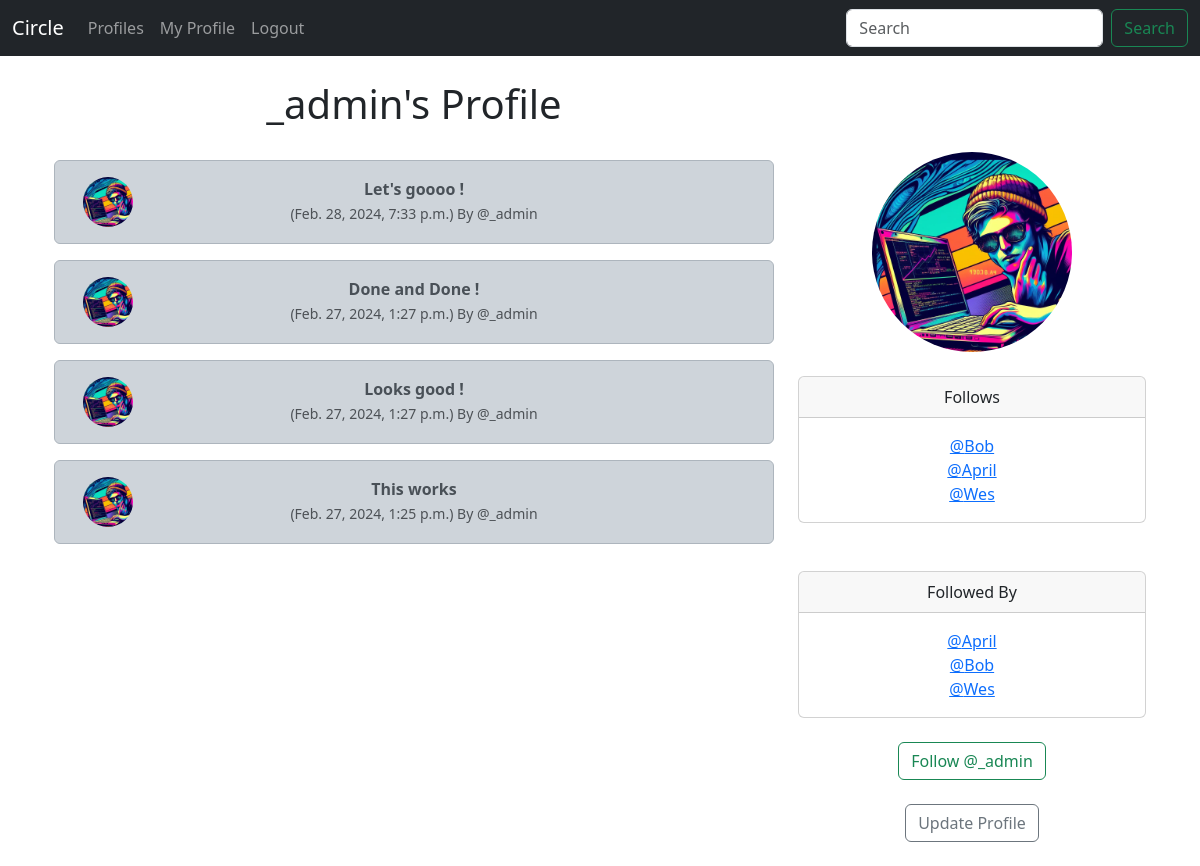
Screenshot of /profile/1 (signed in) with the database file from the repository.
### circle/models.py (models this page shows, shortened)
class Profile(models.Model):
    user = models.OneToOneField( User, on_delete=models.CASCADE)
    follows = models.ManyToManyField("self",
        related_name="followed_by",
        symmetrical=False,
        blank=True)
    date_modified = models.DateTimeField(User, auto_now=True)
    profile_image = models.ImageField(null=True,blank=True, upload_to="images/")
    def __str__(self):
        return self.user.username

class Noise(models.Model):
    user = models.ForeignKey(
        User, related_name = "noises",
        on_delete = models.DO_NOTHING
    )
    body = models.CharField(max_length=200)
    created_at = models.DateTimeField(auto_now_add=True)
    likes = models.ManyToManyField(User, related_name="noise_like", blank=True)

### circle/views.py (the view, shortened to what this page needs)
# urls.py: path('profile/<int:pk>', views.profile, name='profile' ),
def profile(request,pk):
    if request.user.is_authenticated:
        profile = Profile.objects.get(user_id=pk)
        noises = Noise.objects.filter(user_id=pk).order_by("-created_at")
        return render(request, "profile.html", {"profile":profile, "noises":noises})
    else:
        messages.success(request, ("You must be logged in to View Page..."))
        return redirect('home')

### circle/templates/profile.html (shortened to what this page needs)
{% extends 'base.html' %}
{% load static %}
{% block content %}
{% if profile %}
<div class="container text-center">
    <div class="row">
        <div class="col-8">
            <h1>{{ profile.user.username }}'s Profile</h1>
            <br/>
          {% if noises %}
            {% for noise in noises %}
              <div class="alert alert-dark" role="alert">
              <div class="container">
                <div class="row">
                  <div class="col-1">
                    {%  if profile.profile_image  %}
                     <img src="{{ profile.profile_image.url}}" width=50 height=50 class="rounded-circle" alt="{{ profile.user.username}}">
                    {% else %}
                    <img src="{% static 'images/default_profile_pic.png' %}" width=50 height=50 class="rounded-circle" alt="{{ profile.user.username}}">
                    {% endif %}
                  </div>
                  <div class="col-10">
                <strong>{{ noise.body }}</strong><br/>
                <small class="text-muted">
                  ({{ noise.created_at}}) By @{{ noise.user.username}}
                </small>
              </div>
              <br/>
              </div>
            </div>
          </div>
           {% endfor %}
          {% endif %}
              </div>
<div class="col-4">
  <br/><br/><br/>
  {% if profile.profile_image %}
    <img src="{{ profile.profile_image.url }}" class="rounded-circle" alt="Profile Image" style="width: 200px; height: 200px; ">
<br/><br/>
  {% endif %}
    <div class="card">
        <div class="card-header">
         Follows
        </div>
        <div class="card-body">
          <p class="card-text">
            {% for following in profile.follows.all %}
              <a href="{% url 'profile' following.user.id %}">@{{ following }}</a><br/>
            {% endfor %}
          </p>
        </div>
      </div>
   <br/><br/>
   <div class="card">
    <div class="card-header">
       Followed By
    </div>
    <div class="card-body">
      <p class="card-text">
        {%  for following  in profile.followed_by.all %}
        <a href="{% url 'profile' following.user.id %}">@{{ following }}</a><br/>
        {% endfor %}
      </p>
    </div>
  </div><br/>
  <form method=POST>
    {% if profile in user.profile.follows.all %}
      <button class="btn btn-outline-danger" name="follow" value="unfollow" type="submit">
        Unfollow @{{ profile.user.username |lower }}
      </button>
    {% else %}
    <button class="btn btn-outline-success" name="follow" value="follow" type="submit">
      Follow @{{ profile.user.username | lower }}
    </button><br/>
    {% endif %}
</form>
<br/>
{% if request.user.id == profile.user.id %}
<a href="{% url 'update_user' %}" class="btn btn-outline-secondary">Update Profile</a>
{% endif %}
</div>
</div>
</div><br/>
{% endif %}
{% endblock %}

### circle/templates/base.html (shortened to what this page needs)
<!doctype html>
<html lang="en">
  <head>
    <link href="https://cdn.jsdelivr.net/npm/bootstrap@5.3.3/dist/css/bootstrap.min.css" rel="stylesheet">
  </head>
  <body>
    {% include 'navbar.html' %}
    <div class="container">
      <br/>
        {% block content %}
        {% endblock %}
    </div>
  </body>
</html>

### circle/templates/navbar.html (shortened to what this page needs)
<nav class="navbar navbar-expand-lg navbar-dark bg-dark">
    <div class="container-fluid">
      <a class="navbar-brand" href="{% url 'home' %}">Circle</a>
      <div class="collapse navbar-collapse" id="navbarSupportedContent">
        <ul class="navbar-nav me-auto mb-2 mb-lg-0">
          <li class="nav-item">
            <a class="nav-link" href="{% url 'profile_list' %}">Profiles</a>
          </li>
          {% if user.is_authenticated %}
          <li class="nav-item">
              <a class="nav-link" href="{% url 'profile' request.user.id %}">My Profile</a>
          </li>
          <li class="nav-item">
            <a class="nav-link" href="{% url 'logout' %}">Logout</a>
        </li>
          {% endif %}
        </ul>
        <form class="d-flex" role="search">
          <input class="form-control me-2" type="search" placeholder="Search" aria-label="Search">
          <button class="btn btn-outline-success" type="submit">Search</button>
        </form>
      </div>
    </div>
  </nav>

### rows the page displays
Profile: user.username "_admin", profile_image (picture)
Noise: profile_image (picture), body "Let's goooo !", created_at "Feb. 28, 2024, 7:33 p.m.", user.username "_admin"
Noise: profile_image (picture), body "Done and Done !", created_at "Feb. 27, 2024, 1:27 p.m.", user.username "_admin"
Noise: profile_image (picture), body "Looks good !", created_at "Feb. 27, 2024, 1:27 p.m.", user.username "_admin"
Noise: profile_image (picture), body "This works", created_at "Feb. 27, 2024, 1:25 p.m.", user.username "_admin"
Profile: user.username "Bob"
Profile: user.username "April"
Profile: user.username "Wes"
